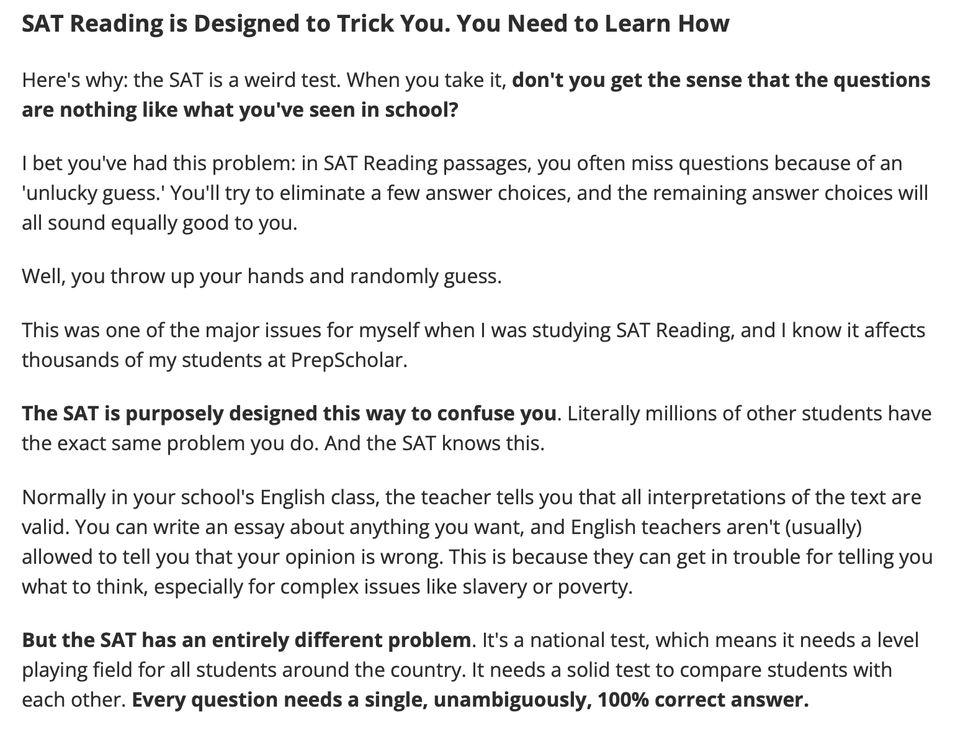
#> input picture data/raw/Screenshot 2025-09-17 at 8.29.02 PM.png, 968 x 729 px, shrunk from 1560 x 1174 before the run, found by its file name; its folder holds only this picture in this run
$ python test_ocr.py   (older library calls are emulated)
#> lines starting #> are read from the running program, lines starting #| are printed output that depends on the picture
### src/ocr_processor.py
import pytesseract
from PIL import Image
import cv2
import numpy as np
import os
import logging
import re
from typing import Any

class OCRProcessor:
    """
    Enhanced OCR Processor for extracting text from images using pytesseract.
    Optimized for SAT/ACT study materials with advanced preprocessing.
    """

    def __init__(self):
        """Initialize OCR processor."""
        self.logger: logging.Logger = logging.getLogger(__name__)
        # Start with a more flexible PSM mode
        self.tesseract_config: str = '--psm 6'

    # [212 lines left out: functions detect_orientation, assess_image_quality, not called in this run]

    def preprocess_image(self, image_path: str) -> list[Image.Image]:
        """
        Preprocess image with essential techniques to improve OCR accuracy.

        Args:
            image_path (str): Path to the image file

        Returns:
            list: List of processed PIL Images to try OCR on
        """
        try:
            # Load image
            image = Image.open(image_path)
#> image is the input picture: PIL image 968x729 RGBA; mean R, G, B, A 236, 236, 236, 255
            opencv_image = np.array(image.convert('L'))

            processed_images: list[Image.Image] = []

            # 1. Original grayscale (baseline)
            processed_images.append(Image.fromarray(opencv_image))

            # 2. Gaussian blur to reduce noise
            blurred = cv2.GaussianBlur(opencv_image, (3, 3), 0)
            processed_images.append(Image.fromarray(blurred))

            # 3. Adaptive threshold (good for uneven lighting)
            adaptive_thresh = cv2.adaptiveThreshold(
                opencv_image, 255,
                cv2.ADAPTIVE_THRESH_GAUSSIAN_C,
                cv2.THRESH_BINARY, 11, 2
            )
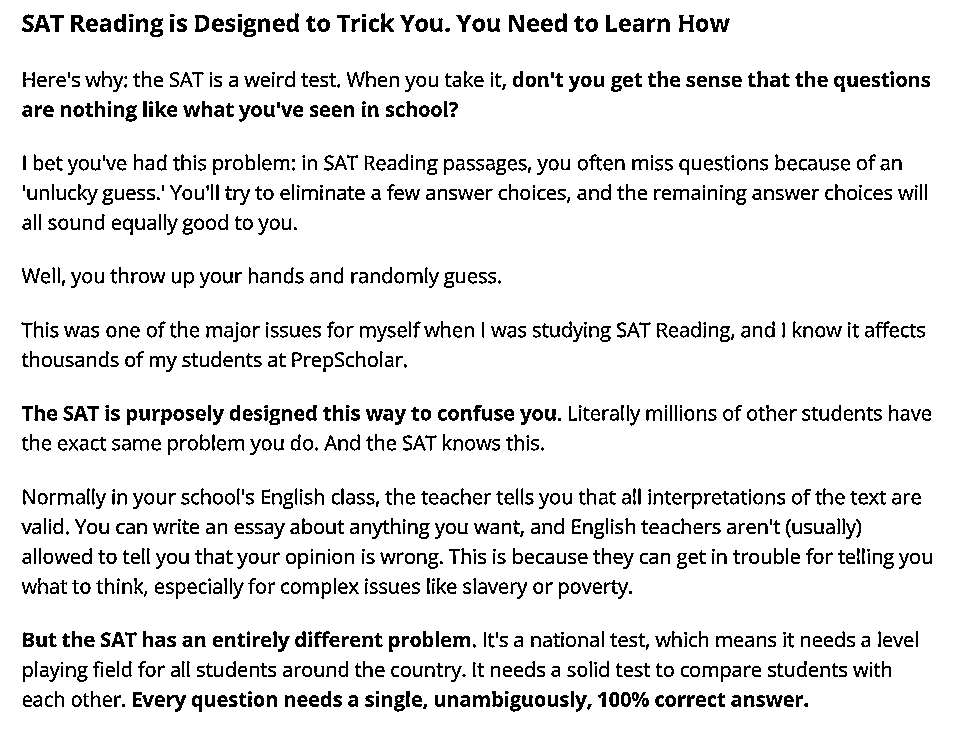
#> adaptive_thresh: shape (729, 968); 90.2% white; black in thin lines or dots
            processed_images.append(Image.fromarray(adaptive_thresh))

            # 4. Morphological operations to clean up text
            kernel = cv2.getStructuringElement(cv2.MORPH_RECT, (2, 2))
            morphed = cv2.morphologyEx(adaptive_thresh, cv2.MORPH_CLOSE, kernel)
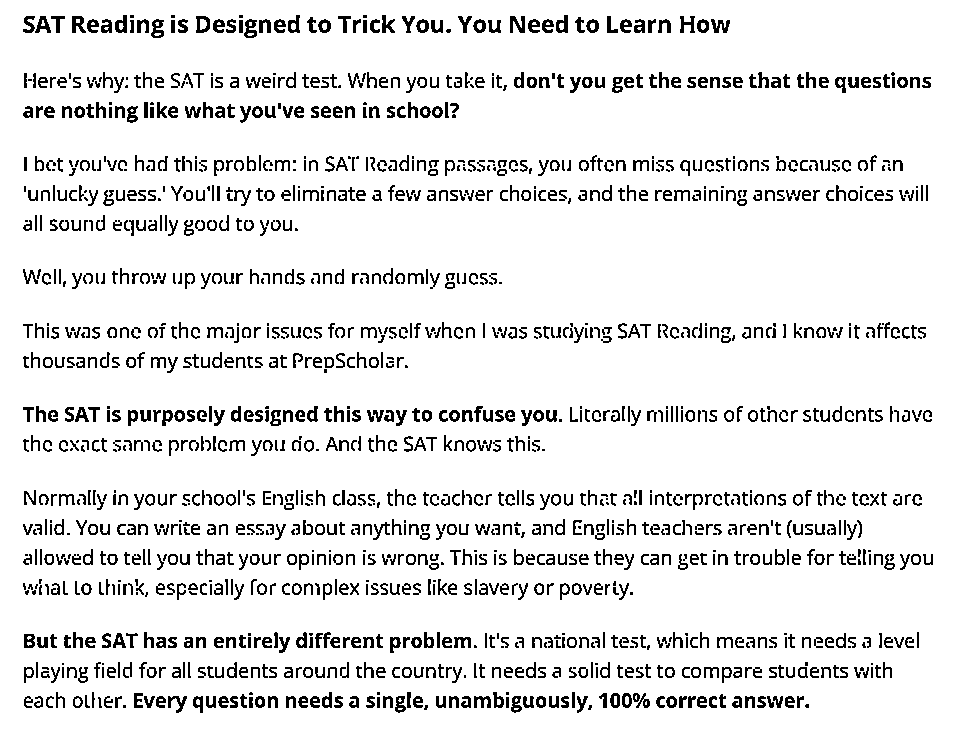
#> morphed: shape (729, 968); 90.5% white; black in thin lines or dots
            processed_images.append(Image.fromarray(morphed))

            return processed_images

        except Exception as e:
            self.logger.error(f"Error preprocessing image: {e}")
            # Return original image as fallback
            return [Image.open(image_path).convert('L')]

    # [33 lines left out: function _clean_text, not called in this run]

    def extract_text(self, image_path: str, preprocess: bool = True) -> str:
        """
        Extract text from an image using OCR with multiple advanced approaches.

        Args:
            image_path (str): Path to the image file
            preprocess (bool): Whether to preprocess the image

        Returns:
            str: Extracted text
        """
        try:
            if not os.path.exists(image_path):
                raise FileNotFoundError(f"Image file not found: {image_path}")

            best_text = ""
            best_confidence = 0

            # Get list of images to try (preprocessed versions if enabled)
            if preprocess:
                images_to_try = self.preprocess_image(image_path)
#> images_to_try = 4 items
            else:
                images_to_try = [Image.open(image_path).convert('L')]

            # Try different PSM (Page Segmentation Mode) configurations
            psm_configs = [
                '--psm 6',  # Uniform block of text
                '--psm 4',  # Single column of text
                '--psm 3',  # Fully automatic page segmentation
                '--psm 1',  # Automatic page segmentation with OSD
            ]

            for img in images_to_try:
                for config in psm_configs:
                    try:
                        # Try to get confidence data
                        try:
                            data = pytesseract.image_to_data(img, config=config, output_type=pytesseract.Output.DICT)
                            if isinstance(data, dict) and 'conf' in data and 'text' in data:
                                confidences = [int(conf) for conf in data['conf'] if int(conf) > 0]
                                avg_confidence = sum(confidences) / len(confidences) if confidences else 0
                                text = ' '.join([data['text'][i] for i, conf in enumerate(data['conf']) if int(conf) > 30])
                            else:
                                raise ValueError("Invalid data format from pytesseract")
                        except:
                            # Fallback to simple OCR if no confidence data
                            raw_text = pytesseract.image_to_string(img, config=config)
                            text = str(raw_text) if isinstance(raw_text, (bytes, dict)) else raw_text
                            avg_confidence = 50  # Default confidence

                        # Clean up extracted text
                        cleaned_text = self._clean_text(text)

                        # Score this attempt
                        text_score = self._score_text_quality(cleaned_text)
                        combined_score = (avg_confidence + text_score) / 2

                        if combined_score > best_confidence and len(cleaned_text.strip()) > 0:
                            best_text = cleaned_text
                            best_confidence = combined_score

                    except Exception as e:
                        self.logger.debug(f"OCR attempt failed with config {config}: {e}")
                        continue
#> this loop made 1 pass
#> after the loop, best_confidence = 0; best_text = ''

            # If we still don't have good text, try one more aggressive approach
            if not best_text.strip() or best_confidence < 30:
                try:
                    # Last resort: try with no preprocessing and minimal config
                    simple_image = Image.open(image_path).convert('L')
                    raw_fallback = pytesseract.image_to_string(simple_image, config='--psm 8')
                    fallback_text = str(raw_fallback) if isinstance(raw_fallback, (bytes, dict)) else raw_fallback
                    if len(fallback_text.strip()) > len(best_text.strip()):
                        best_text = self._clean_text(fallback_text)
                except Exception as e:
                    self.logger.debug(f"Fallback OCR failed: {e}")

            return best_text if best_text else ""

        except Exception as e:
            self.logger.error(f"Error extracting text from {image_path}: {e}")
            return ""

    # [40 lines left out: function _score_text_quality, not called in this run]

### script/test_ocr.py
#!/usr/bin/env python3
"""
Test script for OCR processor functionality.
"""

import os
import sys
import logging

# Add the parent directory to the path to allow imports
sys.path.append(os.path.join(os.path.dirname(__file__), '..'))

from src.ocr_processor import OCRProcessor

def main():
    # Configure logging
    logging.basicConfig(level=logging.INFO)

    # Initialize OCR processor
    ocr_processor = OCRProcessor()

    print("OCR Processor Test")
    print("==================")

    # Test with a sample image if available
    # You can add your test images to the data/raw directory
    raw_data_dir = os.path.join("data", "raw")

    if os.path.exists(raw_data_dir):
        image_files = [f for f in os.listdir(raw_data_dir) if f.lower().endswith(('.png', '.jpg', '.jpeg', '.tiff', '.bmp', '.gif'))]

        if image_files:
            print(f"Found {len(image_files)} image(s) in {raw_data_dir}:")
            for image_file in image_files:
                image_path = os.path.join(raw_data_dir, image_file)
                print(f"\nProcessing: {image_file}")

                try:
                    # Extract text from image
                    text = ocr_processor.extract_text(image_path)
                    print(f"Extracted text:\n{text}\n")

                    # Extract detailed data
                    data = ocr_processor.extract_data(image_path)
                    text_elements = data.get('text', [])
                    if not isinstance(text_elements, (list, tuple)):
                        text_elements = []
                    print(f"Extracted {len(text_elements)} text elements")

                except Exception as e:
                    print(f"Error processing {image_file}: {str(e)}")
        else:
            print(f"No image files found in {raw_data_dir}")
            print("Add some images to test the OCR functionality.")
    else:
        print(f"Directory {raw_data_dir} does not exist")
        print("Please create the directory and add some images to test.")

if __name__ == "__main__":
    main()
#> (the call stopped at in extract_text, `data = pytesseract.image_to_data(img, config=config, output_type=pytes..`: pytesseract is not available in this run)
